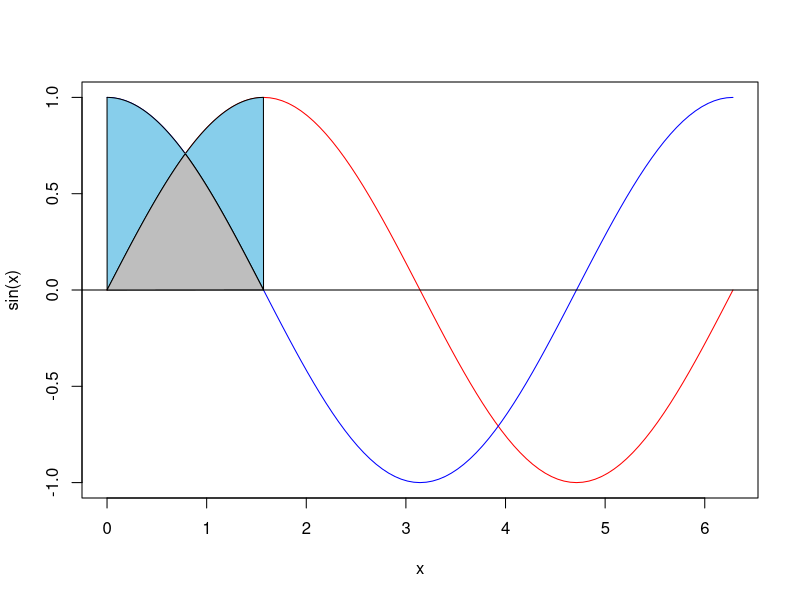

Reproduce this figure in R.
a<-function(x)
{
  
  return(abs(sin(x)-cos(x)))
}

areaT<- function(a,b,n,z) {
  d<-(b-a)/n
  vx<-seq(a,b,by=d)
  vy<-z(vx)
  v1<-c(0,vy)
  v2<-c(vy,0)
  va<-((v1+v2)/2)
  vy<-vy[2:(length(va)-1)]
  dx<-c()
  q<-d*vy
  resul<-sum(q)
  draw(a,b)
  return(resul)
}
areaR<- function(a,b,n,z) {
  d<-(b-a)/n
  vx<-seq(a,b,by=d)
  v1<-c(0,vx)
  v2<-c(vx,0)
  va<-((v1+v2)/2)
  vy<-z(va)
  vy<-vy[2:(length(va)-1)]
  dx<-c()
  dx[1:length(vy)]<-d
  q<-dx*vy
  resul<-sum(q)
  draw(a,b)
  return(resul)
}
areaER<- function(a,b,n,z1,z2) {
  d<-(b-a)/n
  vx<-seq(a,b,by=d)
  v1<-c(0,vx)
  v2<-c(vx,0)
  va<-((v1+v2)/2)
  vy1<-z1(va)
  vy2<-z2(va)
  vy<-c()
  for(i in c(2:(length(va)-1)))
  {
    if(vy1[i]>vy2[i])
    {
      vy<-c(vy,vy2[i])
    }else
    {
      vy<-c(vy,vy1[i])
    }
  }
  q<-d*vy
  resul<-sum(q)
  drawP(a,b)
  return(resul)
}
draw<-function(a,b)
{
  cord.x<-c(seq(a,b,0.01),seq(b,a,-0.01))
  q<-sin(seq(a,b,0.01))
  w<-cos(seq(a,b,0.01))
  y<-c()
  yy<-c()
  for(i in c(1:length(q)))
  {
    if(q[i]>w[i])
    {
      y<-c(y,q[i])
      yy<-c(w[i],yy)
    }
    else
    {
      y<-c(y,w[i])
      yy<-c(q[i],yy)
    }
  }
  cord.y<-c(y,yy)
  polygon(cord.x,cord.y,col="skyblue")
}
drawP<-function(a,b)
{
  cord.x<-c(seq(a,b,0.01))
  q<-sin(seq(a,b,0.01))
  w<-cos(seq(a,b,0.01))
  yy<-c()
  for(i in c(1:length(q)))
  {
    if(q[i]>w[i])
    {
      yy<-c(yy,w[i])
    }
    else
    {
      yy<-c(yy,q[i])
    }
  }
  cord.y<-c(yy)
  polygon(cord.x,cord.y,col="gray")
}
curve(sin,xlim = c(0,2*pi),ylim= c(-1,1),col="Red")
curve(cos,xlim = c(0,2*pi),ylim= c(-1,1),col="Blue",add=T)
abline(h=0,lwd=1,col="Black")
print(areaR(0,pi/2,10,a))
# print(areaT(1.5,4,10,a))
print(areaER(0,(pi/2),10,sin,cos))

